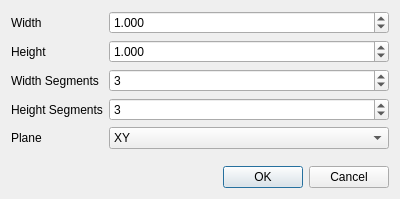
<?xml version="1.0" encoding="UTF-8"?>
<ui version="4.0">
 <class>SquareGridParametersDialog</class>
 <widget class="QDialog" name="SquareGridParametersDialog">
  <property name="windowModality">
   <enum>Qt::ApplicationModal</enum>
  </property>
  <property name="geometry">
   <rect>
    <x>0</x>
    <y>0</y>
    <width>400</width>
    <height>199</height>
   </rect>
  </property>
  <property name="minimumSize">
   <size>
    <width>400</width>
    <height>199</height>
   </size>
  </property>
  <property name="windowTitle">
   <string>Square Grid Parameters</string>
  </property>
  <property name="modal">
   <bool>true</bool>
  </property>
  <layout class="QGridLayout" name="gridLayout">
   <item row="0" column="0">
    <layout class="QFormLayout" name="formLayout">
     <item row="0" column="0">
      <widget class="QLabel" name="widthLabel">
       <property name="text">
        <string>Width</string>
       </property>
      </widget>
     </item>
     <item row="0" column="1">
      <widget class="QDoubleSpinBox" name="widthDoubleSpinBox">
       <property name="decimals">
        <number>3</number>
       </property>
       <property name="singleStep">
        <double>0.001000000000000</double>
       </property>
       <property name="value">
        <double>1.000000000000000</double>
       </property>
      </widget>
     </item>
     <item row="1" column="0">
      <widget class="QLabel" name="heightLabel">
       <property name="text">
        <string>Height</string>
       </property>
      </widget>
     </item>
     <item row="1" column="1">
      <widget class="QDoubleSpinBox" name="heightDoubleSpinBox">
       <property name="decimals">
        <number>3</number>
       </property>
       <property name="singleStep">
        <double>0.001000000000000</double>
       </property>
       <property name="value">
        <double>1.000000000000000</double>
       </property>
      </widget>
     </item>
     <item row="2" column="0">
      <widget class="QLabel" name="widthSegmentsLabel">
       <property name="text">
        <string>Width Segments</string>
       </property>
      </widget>
     </item>
     <item row="2" column="1">
      <widget class="QSpinBox" name="widthSegmentsSpinBox">
       <property name="minimum">
        <number>1</number>
       </property>
       <property name="value">
        <number>3</number>
       </property>
      </widget>
     </item>
     <item row="3" column="0">
      <widget class="QLabel" name="heightSegmentsLabel">
       <property name="text">
        <string>Height Segments</string>
       </property>
      </widget>
     </item>
     <item row="3" column="1">
      <widget class="QSpinBox" name="heightSegmentsSpinBox">
       <property name="minimum">
        <number>1</number>
       </property>
       <property name="value">
        <number>3</number>
       </property>
      </widget>
     </item>
     <item row="4" column="0">
      <widget class="QLabel" name="planeLabel">
       <property name="text">
        <string>Plane</string>
       </property>
      </widget>
     </item>
     <item row="4" column="1">
      <widget class="QComboBox" name="planeComboBox">
       <item>
        <property name="text">
         <string>XY</string>
        </property>
       </item>
       <item>
        <property name="text">
         <string>XZ</string>
        </property>
       </item>
       <item>
        <property name="text">
         <string>YZ</string>
        </property>
       </item>
      </widget>
     </item>
    </layout>
   </item>
   <item row="1" column="0">
    <widget class="QDialogButtonBox" name="buttonBox">
     <property name="orientation">
      <enum>Qt::Horizontal</enum>
     </property>
     <property name="standardButtons">
      <set>QDialogButtonBox::Cancel|QDialogButtonBox::Ok</set>
     </property>
    </widget>
   </item>
  </layout>
 </widget>
 <resources/>
 <connections>
  <connection>
   <sender>buttonBox</sender>
   <signal>accepted()</signal>
   <receiver>SquareGridParametersDialog</receiver>
   <slot>accept()</slot>
   <hints>
    <hint type="sourcelabel">
     <x>248</x>
     <y>254</y>
    </hint>
    <hint type="destinationlabel">
     <x>157</x>
     <y>274</y>
    </hint>
   </hints>
  </connection>
  <connection>
   <sender>buttonBox</sender>
   <signal>rejected()</signal>
   <receiver>SquareGridParametersDialog</receiver>
   <slot>reject()</slot>
   <hints>
    <hint type="sourcelabel">
     <x>316</x>
     <y>260</y>
    </hint>
    <hint type="destinationlabel">
     <x>286</x>
     <y>274</y>
    </hint>
   </hints>
  </connection>
 </connections>
</ui>
